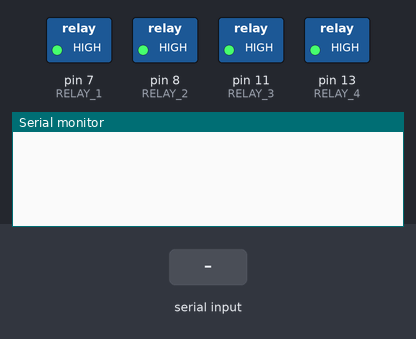
Bench run of a sketch on a simulated Arduino Uno, built with avr-gcc and run on an emulated ATmega328P. Shown: switched loads named in the sketch (green lamp = pin HIGH), the last lines printed to the serial monitor. Inputs (shaded band) come from the test bench.

Above: at 3.2 s.
3.3 s: "LIST" received over Serial
At 6.1 s:
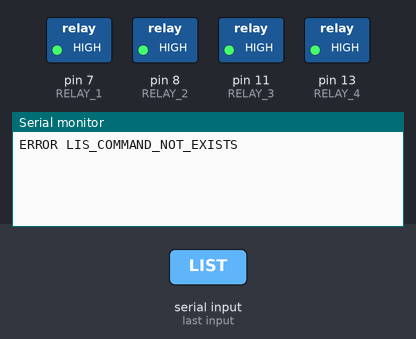
6.3 s: "TEMP_FLUID" received over Serial
At 8.8 s:
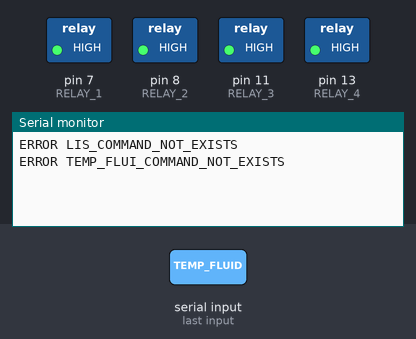
9.3 s: "SYNC" received over Serial
At 12.0 s:
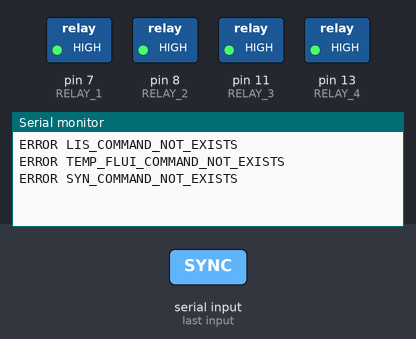

The sketch:

hydro_arduino.ino
```cpp
#include <DHT.h>

#include <OneWire.h> //Se importan las librerías
#include <DallasTemperature.h>


#define TEMPERATURE 2
#define DHTPIN      5
#define RELAY_1     7
#define RELAY_2     8
#define RELAY_3     11
#define RELAY_4     13
#define SOIL_PIN1   A0
#define SOIL_PIN2   A1
#define SOIL_PIN3   A2
#define PHOTO_PIN   A3

#define DHTTYPE     DHT22

OneWire ourWire(TEMPERATURE);         //Se establece el pin declarado como bus para la comunicación OneWire
DallasTemperature sensors(&ourWire);  //Se instancia la librería DallasTemperature
DHT dht(DHTPIN, DHTTYPE);

String command = "";                  // a string to hold incoming data
boolean commandAvailable = false;     // whether the string is complete

void setup() {
  analogReference(DEFAULT);
  pinMode(SOIL_PIN1,   INPUT);
  pinMode(SOIL_PIN2,   INPUT);
  pinMode(SOIL_PIN3,   INPUT);
  pinMode(PHOTO_PIN,   INPUT);
  pinMode(RELAY_1,    OUTPUT);
  pinMode(RELAY_2,    OUTPUT);
  pinMode(RELAY_3,    OUTPUT);
  pinMode(RELAY_4,    OUTPUT);

  command.reserve(15);

  sensors.begin();            //Se inician los sensores de temperatura
  dht.begin();                //Se inicia sensor de temperatura y humedad

  digitalWrite(RELAY_1, HIGH);  // Desconecto relay 1
  digitalWrite(RELAY_2, HIGH);  // Desconecto relay 2
  digitalWrite(RELAY_3, HIGH);  // Desconecto relay 3
  digitalWrite(RELAY_4, HIGH);  // Desconecto relay 4

  Serial.begin(9600);
  delay(2000);
}

void loop() {
  if (commandAvailable) {
    command.toUpperCase();
    if (command.equals("LIST")) {
      status_ok(command, "TEMP_FLUID;SENSOR|SOIL_MOISTURE_1;SENSOR|SOIL_MOISTURE_2;SENSOR|SOIL_MOISTURE_3;SENSOR|PHOTO;SENSOR|HUMIDITY;SENSOR|TEMP_ENV;SENSOR|RELAY_1;SWITCH|RELAY_2;SWITCH|RELAY_3;SWITCH|RELAY_4;SWITCH");
      return;
    }
    if (command.equals("TEMP_FLUID")) {
      sensors.requestTemperatures();            //Prepara el sensor para la lectura
      float value = sensors.getTempCByIndex(0); //Se lee e imprime la temperatura en grados Celsius
      if (value == -127) {
        status_err(command, "READ_ERROR");
      } else {
        status_ok(command, value);
      }
      return;
    }
    if (command.equals("SYNC")) {
      status_ok("SYNC");
      return;
    }
    if (command.equals("SOIL_MOISTURE_1")) {
      int s = analogRead(SOIL_PIN1);
      status_ok(command, s);
      return;
    }
    if (command.equals("SOIL_MOISTURE_2")) {
      int s = analogRead(SOIL_PIN2);
      status_ok(command, s);
      return;
    }
    if (command.equals("SOIL_MOISTURE_3")) {
      int s = analogRead(SOIL_PIN3);
      status_ok(command, s);
      return;
    }
    if (command.equals("PHOTO")) {
      int s = analogRead(PHOTO_PIN );
      status_ok(command, s);
      return;
    }
    if (command.equals("HUMIDITY")) {
      float h = dht.readHumidity();
      if (isnan(h)) {
        status_err(command, "READ_ERROR");
      } else {
        status_ok(command, h);
      }
      return;
    }
    if (command.equals("TEMP_ENV")) {
      float t = dht.readTemperature();
      if (isnan(t)) {
        status_err(command, "READ_ERROR");
      } else {
         status_ok(command, t);
      }
      return;
    }
    if (command.equals("RELAY_1_ON")) {
      digitalWrite(RELAY_1,LOW);           // Turns ON Relays 1
      status_ok(command, "ON");
      return;
    }
    if (command.equals("RELAY_1_OFF")) {
      digitalWrite(RELAY_1,HIGH);           // Turns ON Relays 1
      status_ok(command, "OFF");
      return;
    }
    if (command.equals("RELAY_2_ON")) {
      digitalWrite(RELAY_2,LOW);           // Turns ON Relays 2
      status_ok(command, "ON");
      return;
    }
    if (command.equals("RELAY_2_OFF")) {
      digitalWrite(RELAY_2,HIGH);           // Turns ON Relays 2
      status_ok(command, "OFF");
      return;
    }
    if (command.equals("RELAY_3_ON")) {
      digitalWrite(RELAY_3,LOW);           // Turns ON Relays 3
      status_ok(command, "ON");
      return;
    }
    if (command.equals("RELAY_3_OFF")) {
      digitalWrite(RELAY_3,HIGH);           // Turns ON Relays 3
      status_ok(command, "OFF");
      return;
    }
    if (command.equals("RELAY_4_ON")) {
      digitalWrite(RELAY_4,LOW);           // Turns ON Relays 4
      status_ok(command, "ON");
      return;
    }
    if (command.equals("RELAY_4_OFF")) {
      digitalWrite(RELAY_4,HIGH);           // Turns ON Relays 4
      status_ok(command, "OFF");
      return;
    }
    status_err(command, "COMMAND_NOT_EXISTS");
    return;
  }
}

void status_ok(String cmd, float value) {
  Serial.print("OK ");
  Serial.println(value);
  command = "";
  commandAvailable = false;
}

void status_ok(String cmd, int value) {
  Serial.print("OK ");
  Serial.println(value);
  command = "";
  commandAvailable = false;
}

void status_ok(String cmd, String value) {
  Serial.print("OK ");
  Serial.println(value);
  command = "";
  commandAvailable = false;
}

void status_ok(String cmd) {
  Serial.println("OK");
  command = "";
  commandAvailable = false;
}

void status_err(String cmd) {
  Serial.println("ERROR");
  command = "";
  commandAvailable = false;
}

void status_err(String cmd, String msg) {
  Serial.print("ERROR ");
  Serial.print(cmd);
  Serial.print("_");
  Serial.println(msg);
  command = "";
  commandAvailable = false;
}

void serialEvent() {
  if (Serial.available()) {
    command = Serial.readString();
    command.remove(command.length() - 1);
    commandAvailable = true;
    delay(1000);
  }
}
```

Measured:
- after the input at 3.3 s, the serial monitor: prints a new line after 2.0 s (image 1)
- after the input at 6.3 s, the serial monitor: prints a new line after 2.0 s (image 2)
- after the input at 9.3 s, the serial monitor: prints a new line after 2.0 s (image 3)
